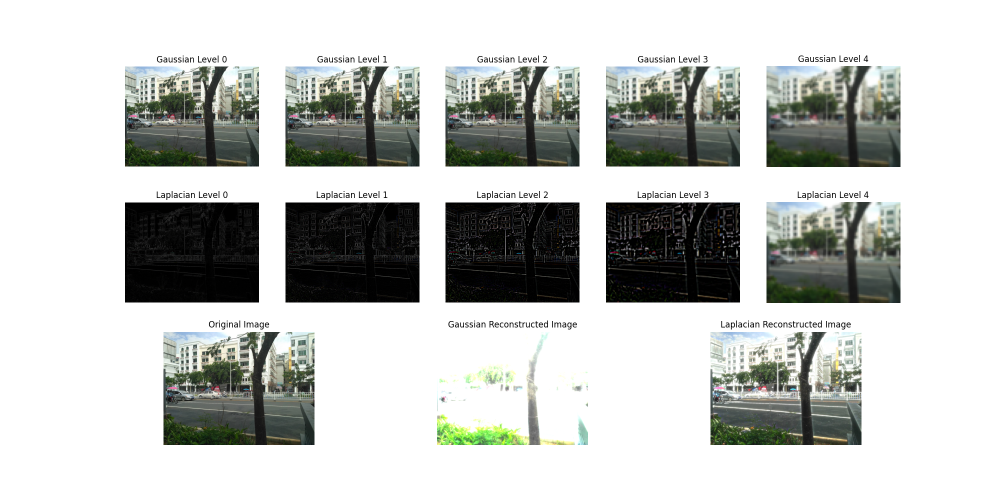
#> input picture laplacian&gaussian_pyramid.png, 2000 x 1000 px, given in place of the camera (shown at 1/2 size)
$ python camera_trace9in1.py
#> lines starting #> are read from the running program, lines starting #| are printed output that depends on the picture
import cv2
import numpy as np
import copy
import time
import matplotlib.pyplot as plt
from matplotlib.animation import FuncAnimation
from collections import deque

def build_laplacian_pyramid(image, levels):
    gaussian_pyramid = [image]
    for i in range(levels):
        image = cv2.pyrDown(image)
        gaussian_pyramid.append(image)

    laplacian_pyramid = []
    for i in range(levels, 0, -1):
        size = (gaussian_pyramid[i-1].shape[1], gaussian_pyramid[i-1].shape[0])
        gaussian_expanded = cv2.pyrUp(gaussian_pyramid[i], dstsize=size)
        laplacian = cv2.subtract(gaussian_pyramid[i-1], gaussian_expanded)
        laplacian_pyramid.append(laplacian)

    return laplacian_pyramid

def moving_average(data, window_size):
    return np.convolve(data, np.ones(window_size)/window_size, mode='valid')

alpha = 10
lambda_c = 16
r1 = 0.5
r2 = 0.05
chromAttenuation = 0.1
nlevels = 8
window_size = 5  # 移动平均窗口大小

cap = cv2.VideoCapture(0)
if not cap.isOpened():
    print("无法打开摄像头")
    exit()

# 初始化
ret, frame = cap.read()
#> frame is the input picture: shape (1000, 2000, 3); mean B, G, R 193.6, 196.5, 194.6
(h, w) = frame.shape[:2]
#> h = 1000; w = 2000
frame = cv2.resize(frame, (w//2, h//2))
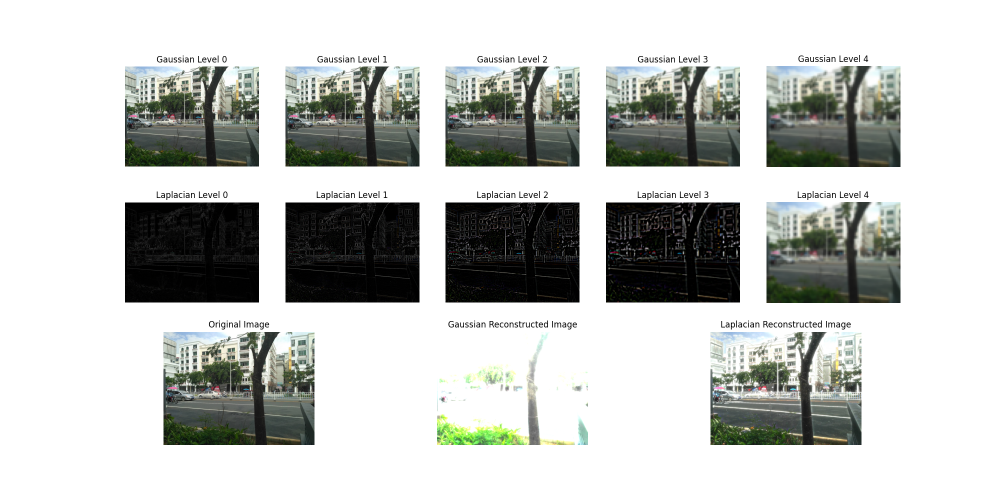
#> frame: shape (500, 1000, 3); mean B, G, R 193.7, 196.6, 194.6
if not ret:
    print("无法接收帧 (stream end?). Exiting ...")
    cap.release()
    exit()

# 将图像划分为9个网格
grid_size = (frame.shape[0] // 3, frame.shape[1] // 3)
#> grid_size = (166, 333)
grids = [(i * grid_size[0], j * grid_size[1], grid_size[0], grid_size[1]) for i in range(3) for j in range(3)]

# 直接转换为YCrCb并归一化
frame_ycrcb = cv2.cvtColor(frame, cv2.COLOR_BGR2YCrCb).astype(np.float32) / 255.0
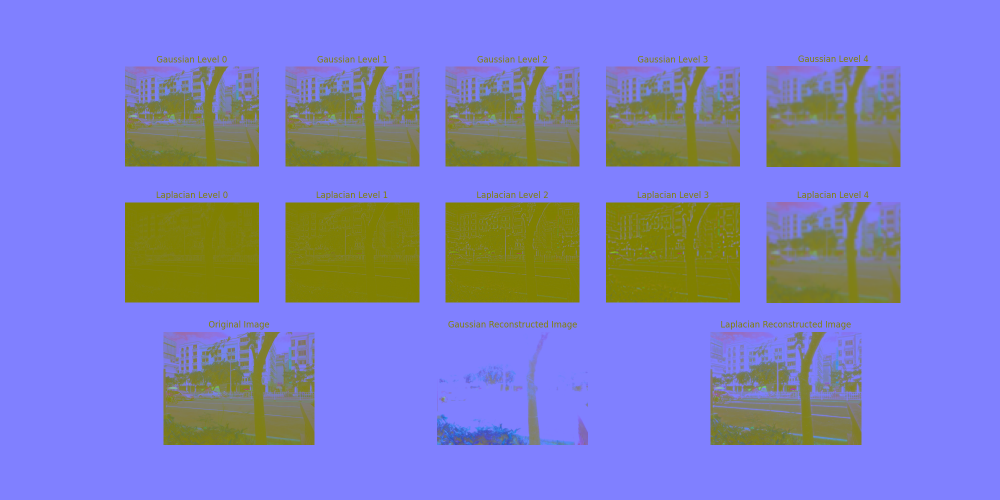
#> frame_ycrcb: shape (500, 1000, 3) float32; mean B, G, R 0.767, 0.498, 0.497
frame_y = frame_ycrcb[:, :, 0]
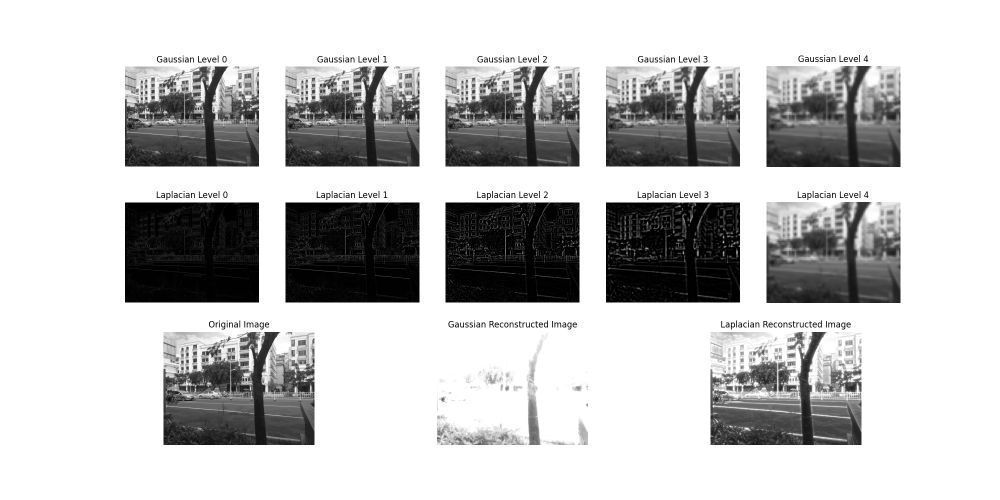
#> frame_y: shape (500, 1000) float32; min 0, max 1, mean 0.767
pyr = build_laplacian_pyramid(frame_y, levels=nlevels)
#> the loop in build_laplacian_pyramid, `for i in range(levels):` made 8 passes
#> image on pass 8: [[0.861, 0.749, 0.707, 0.754], [0.819, 0.679, 0.656, 0.706]]
#> pass 1, in build_laplacian_pyramid, `image = cv2.pyrDown(image)`:
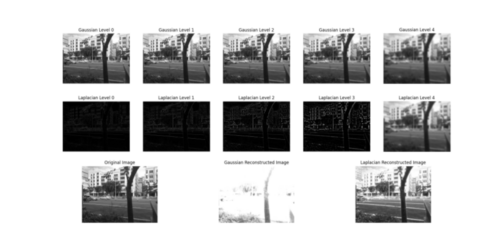
#> image: shape (250, 500) float32; min 0, max 1, mean 0.767
#> pass 2, in build_laplacian_pyramid, `image = cv2.pyrDown(image)`:
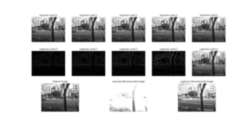
#> image: shape (125, 250) float32; min 0.000529, max 1, mean 0.767
#> pass 3, in build_laplacian_pyramid, `image = cv2.pyrDown(image)`:
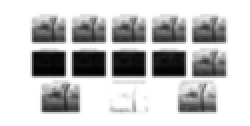
#> image: shape (63, 125) float32 (shown 2 times larger); min 0.00565, max 1, mean 0.769
#> after the loop in build_laplacian_pyramid, `for i in range(levels):`: gaussian_pyramid = 9 items
#> after the loop in build_laplacian_pyramid, `for i in range(levels, 0, -1):`: laplacian_pyramid = 8 items
#> pyr = 8 items
lowpass1 = copy.deepcopy(pyr)
#> lowpass1 = 8 items
lowpass2 = copy.deepcopy(pyr)
#> lowpass2 = 8 items

# 初始化 matplotlib 图形
fig, (ax1, ax2) = plt.subplots(2, 1, figsize=(10, 8))
intensity_queues = [deque(maxlen=100) for _ in range(9)]
average_intensity_queue = deque(maxlen=100)
lines = [ax1.plot([], [], lw=2, label=f'Grid {i+1}')[0] for i in range(9)]
average_line, = ax2.plot([], [], lw=2, label='Average Intensity')
ax1.set_xlim(0, 100)
ax1.set_ylim(-1, 1)
ax1.set_xlabel('Frame')
ax1.set_ylabel('Intensity')
ax1.legend()
ax2.set_xlim(0, 100)
ax2.set_ylim(-1, 1)
ax2.set_xlabel('Frame')
ax2.set_ylabel('Average Intensity')
ax2.legend()

def init():
    for line in lines:
        line.set_data([], [])
    average_line.set_data([], [])
    return lines + [average_line]

# [89 lines left out: function update, not called in this run]

# 使用 FuncAnimation 实现实时更新
ani = FuncAnimation(fig, update, init_func=init, blit=True, interval=50)

plt.show()
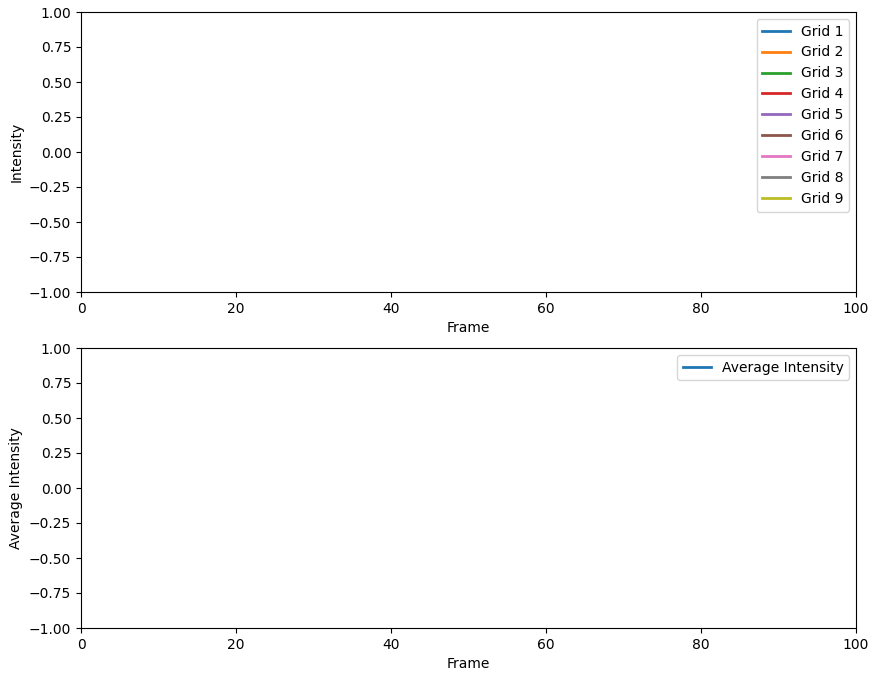
#> figure drawn by matplotlib, 2 panels
